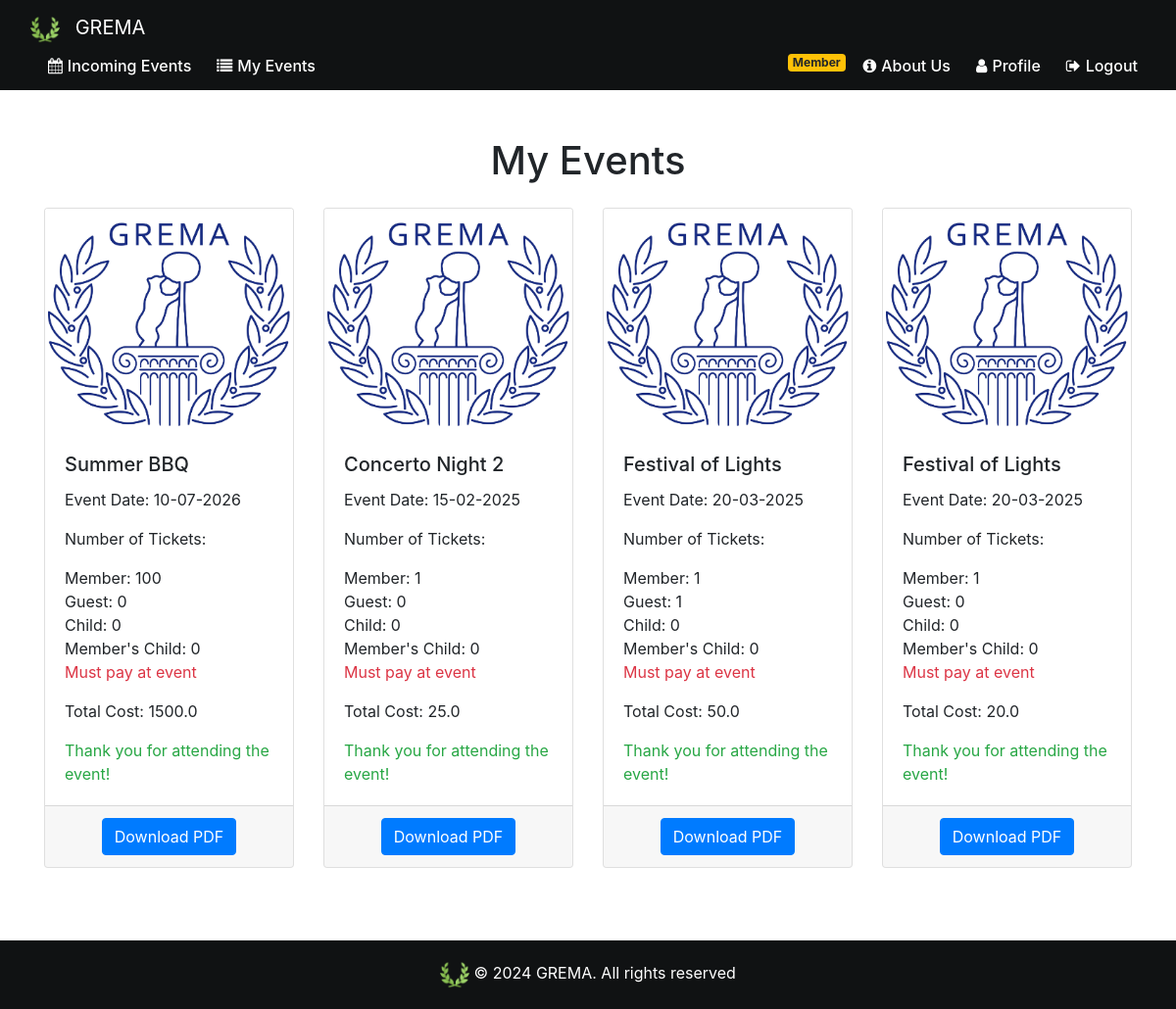
/my_events (signed in), run on the app's committed database.
### website/models.py (models this page shows)
class Event(db.Model):
    id = db.Column(db.Integer, primary_key=True)
    name= db.Column(db.String(80))
    date = db.Column(db.DateTime(timezone=True), default=func.current_date())
    max_guest_num = db.Column(db.Integer)
    member_price=db.Column(db.Float)
    member_child_price=db.Column(db.Float)
    guest_price=db.Column(db.Float)
    child_price=db.Column(db.Float)
    img_url=db.Column(db.String(300))
    description=db.Column(db.String(800))
    admin_id = db.Column(db.Integer, db.ForeignKey('admin.id'))

class Event_Attendance(db.Model):
    id = db.Column(db.Integer, primary_key=True)
    event_id = db.Column(db.Integer, db.ForeignKey('event.id'))
    user_id = db.Column(db.Integer, db.ForeignKey('user.id'))
    date = db.Column(db.DateTime(timezone=True), default=func.current_date())
    number_guest_tickets = db.Column(db.Integer)
    number_child_tickets = db.Column(db.Integer)
    number_member_tickets = db.Column(db.Integer)
    number_memberchild_tickets = db.Column(db.Integer)
    guests_names = db.Column(db.String(300))
    cash_payment_in_event=db.Column(db.Boolean)
    total_price= db.Column(db.Float)

### website/views.py (the view)
@views.route('/my_events', methods=['GET', 'POST'])
@login_required
def my_events():
    user_attendances = Event_Attendance.query.filter_by(user_id=current_user.id).all()
    events = [Event.query.get(attendance.event_id) for attendance in user_attendances]
    now = datetime.now()
    return render_template('my_events.html', user_attendances=user_attendances, events=events, user=current_user,now=now)

### website/views.py (called while the page is built)
@views.context_processor
def inject_membership():
    if current_user.is_authenticated:
        is_member = Fee.query.filter_by(user_fee=current_user.id, payed=True).first() is not None
    else:
        is_member = False
    return dict(is_member=is_member)

### website/templates/my_events.html (shortened to what this page needs)
{% extends "base.html" %}
{% block content %}
<br><br>
<div class="container">
    <h1 class="text-center mb-4">My Events</h1>
    {% if user_attendances|length == 0 %}
    <p class="text-center text-muted mb-4">You haven't signed up for any events yet.</p>
    {% else %}
    <div class="row row-cols-1 row-cols-md-4">
        {% for i in range(user_attendances|length) %}
        <div class="col mb-4">
            <div class="card h-100 div-hover">
                {% if events[i].img_url %}
                <img src="{{ events[i].img_url }}" class="card-img-top" alt="{{ events[i].name }}">
                {% else %}
                <img src="{{ url_for('static', filename='images/gremaLogo.png') }}" class="card-img-top"
                    alt="{{ events[i].name }}">
                {% endif %}
                <div class="card-body">
                    <h5 class="card-title">{{ events[i].name }}</h5>
                    <p class="card-text">Event Date: {{ events[i].date.strftime('%d-%m-%Y') }}</p>
                    <p class="card-text">Number of Tickets:</p>
                    <ul class="list-unstyled">
                        <li>Member: {{ user_attendances[i].number_member_tickets }}</li>
                        <li>Guest: {{ user_attendances[i].number_guest_tickets }}</li>
                        <li>Child: {{ user_attendances[i].number_child_tickets }}</li>
                        <li>Member's Child: {{ user_attendances[i].number_memberchild_tickets }}</li>
                        {%if user_attendances[i].cash_payment_in_event %}
                        <li><span class="text-danger">Must pay at event</span></li>
                        {%else%}
                        <li><span class="text-success">Already paid correctly</span></li>
                        {% endif%}
                    </ul>
                    <p class="card-text">Total Cost: {{ user_attendances[i].total_price }}</p>
                    {% if events[i].date < now %} <p class="card-text text-success mb-0">Thank you for attending the
                        event!</p>
                        {% else %}
                        <p class="card-text text-primary mb-0">See you there!</p>
                        {% endif %}
                </div>
                <div class="card-footer text-center">
                    <form action="{{ url_for('views.download_event_pdf', event_id=events[i].id) }}" method="post">
                        <button type="submit" class="btn btn-primary">Download PDF</button>
                    </form>
                </div>
            </div>
        </div>
        {% endfor %}
    </div>
    {% endif %}
</div>
{% endblock %}

### website/static/base.css (style rules this page uses)
html { position: relative; min-height: 100%; }
body { margin-bottom: 100px; margin: 0; padding: 0; }

### data on the page
Event: name "Summer BBQ", date "10-07-2026"
Event_Attendance: number_member_tickets "100", number_guest_tickets "0", number_child_tickets "0", number_memberchild_tickets "0", total_price "1500.0"
Event: name "Concerto Night 2", date "15-02-2025"
Event_Attendance: number_member_tickets "1", number_guest_tickets "0", number_child_tickets "0", number_memberchild_tickets "0", total_price "25.0"
Event: name "Festival of Lights" "Festival of Lights", date "20-03-2025" "20-03-2025"
Event_Attendance: number_member_tickets "1", number_guest_tickets "1", number_child_tickets "0", number_memberchild_tickets "0", total_price "50.0"
Event_Attendance: number_member_tickets "1", number_guest_tickets "0", number_child_tickets "0", number_memberchild_tickets "0", total_price "20.0"
